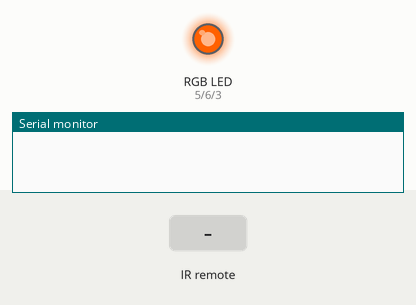
Bench run of a sketch on a simulated Arduino Uno, built with avr-gcc and run on an emulated ATmega328P. Parts: an RGB LED mixed from three pins (HIGH = lit), the last lines printed to the serial monitor. The inputs (shaded band) are chosen by the test bench. Random numbers use the default seed unless the sketch sets one.

Above: at 1.2 s.
1.3 s: infrared code 0x2 received
At 1.7 s:
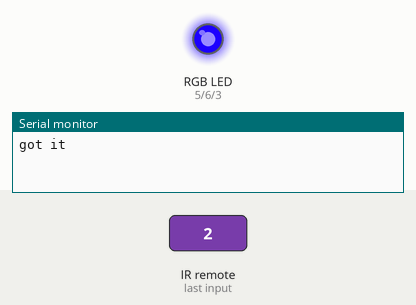
At 2.2 s:
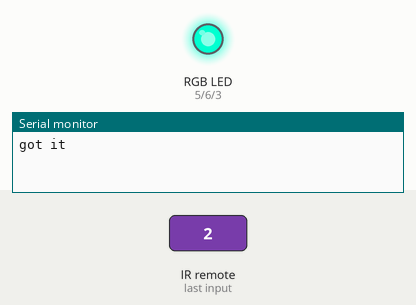
Timing chart, 0 to 25.3 s (numbered marks = the images above; inputs shaded):
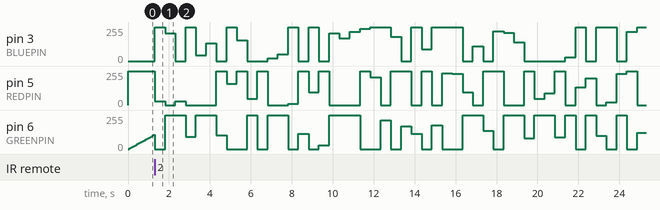

The sketch:

LEDS.ino
```cpp
#include <RCSwitch.h>
#include "Control.h"
#include "receiver.h"

#define RECEIVER_PIN 2
#define DEVICE_ID 2
#define WHITE_CMD 0
#define SWIRL_CMD 1
#define PARTY_CMD 2

#define REDPIN 5
#define GREENPIN 6
#define BLUEPIN 3

#define SPEED 50     // loop delay in ms

//We want to switch colors every second. SPEED is in ms
static int partyModeMaxCycles = 10;

typedef enum Mode {
    WHITE,
    PARTY,
    SWIRL
} Mode;

Control *leds;
RFMessage *message;
Receiver *receiver;
Mode mode;

void swirl();

void setup() {
  Serial.begin(9600);
  leds = new Control(REDPIN, GREENPIN, BLUEPIN);
  receiver = new Receiver(RECEIVER_PIN, DEVICE_ID);
  message = NULL;
  mode = SWIRL;
}

void loop() {
  checkCommands();

  switch(mode) {
    case SWIRL:
      swirl();
      break;
    case PARTY:
      party();
      break;
    case WHITE:
      white();
      break;
  }

  delay(SPEED);
}

void checkCommands() {
  if(receiver->check(&message)) {
      //We have a new message!
      switch(message->data) {
        case PARTY_CMD:
          mode = PARTY;
          break;
        case SWIRL_CMD:
          mode = SWIRL;
          break;
        case WHITE_CMD:
          mode = WHITE;
          break;
      }
  }
}

int swirlHue = 0;
void swirl()
{
  swirlHue = swirlHue % 360;
  leds->sendHSV((double)swirlHue/360, 1, 1);
  swirlHue++;
}


void party()
{
  static int cycles = 0; //used to slow down the switching of colors
  if(cycles == 0) {
    leds->sendHSV(((double)random(0,360))/360, 1, 1);
  }
  cycles = (cycles + 1) % partyModeMaxCycles; //increment with wraparound
}

void white()
{
  leds->sendRGB(255,255,255);
}
```

Control.cpp
```cpp
#include "Control.h"

Control::Control(int redPin, int greenPin, int bluePin)
{
  this->redPin = redPin;
  this->greenPin = greenPin;
  this->bluePin = bluePin;

  pinMode(redPin, OUTPUT);
  pinMode(greenPin, OUTPUT);
  pinMode(bluePin, OUTPUT);
}

void Control::sendWhite()
{
  analogWrite(redPin, 255);
  analogWrite(greenPin, 255);
  analogWrite(bluePin, 255);
}

void Control::sendRGB(unsigned char r, unsigned char g, unsigned char b)
{
  analogWrite(redPin, r);
  analogWrite(greenPin, g);
  analogWrite(bluePin, b);
}

void Control::sendHSV(double hue, double saturation, double value)
{
    byte rgb[3];
    converter.hsvToRgb(hue, saturation, value, rgb);
    sendRGB(rgb[0], rgb[1], rgb[2]);
}

void Control::sendHSL(double hue, double saturation, double l)
{
    byte rgb[3];
    converter.hslToRgb(hue, saturation, l, rgb);
    sendRGB(rgb[0], rgb[1], rgb[2]);
}
```

Control.h
```cpp
#ifndef CONTROL_H
#define CONTROL_H

#include "RGBConverter.h"
#include "Arduino.h"

class Control
{
  public:
    Control(int redPin, int greenPin, int bluePin);

    void sendWhite();
    void sendRGB(unsigned char r, unsigned char g, unsigned char b);
    void sendHSV(double hue, double saturation, double value);
    void sendHSL(double hue, double saturation, double l);

  private:
    int redPin, greenPin, bluePin;
    RGBConverter converter;
};

#endif
```

RGBConverter.cpp
```cpp
/*
 * RGBConverter.h - Arduino library for converting between RGB, HSV and HSL
 *
 * Ported from the Javascript at http://mjijackson.com/2008/02/rgb-to-hsl-and-rgb-to-hsv-color-model-conversion-algorithms-in-javascript
 * The hard work was Michael's, all the bugs are mine.
 *
 * Robert Atkins, December 2010 (ratkins_at_fastmail_dot_fm).
 *
 * https://github.com/ratkins/RGBConverter
 *
 */
#include "RGBConverter.h"

/**
 * Converts an RGB color value to HSL. Conversion formula
 * adapted from http://en.wikipedia.org/wiki/HSL_color_space.
 * Assumes r, g, and b are contained in the set [0, 255] and
 * returns h, s, and l in the set [0, 1].
 *
 * @param   Number  r       The red color value
 * @param   Number  g       The green color value
 * @param   Number  b       The blue color value
 * @return  Array           The HSL representation
 */
void RGBConverter::rgbToHsl(byte r, byte g, byte b, double hsl[]) {
    double rd = (double) r/255;
    double gd = (double) g/255;
    double bd = (double) b/255;
    double max = threeway_max(rd, gd, bd);
    double min = threeway_min(rd, gd, bd);
    double h, s, l = (max + min) / 2;

    if (max == min) {
        h = s = 0; // achromatic
    } else {
        double d = max - min;
        s = l > 0.5 ? d / (2 - max - min) : d / (max + min);
        if (max == rd) {
            h = (gd - bd) / d + (gd < bd ? 6 : 0);
        } else if (max == gd) {
            h = (bd - rd) / d + 2;
        } else if (max == bd) {
            h = (rd - gd) / d + 4;
        }
        h /= 6;
    }
    hsl[0] = h;
    hsl[1] = s;
    hsl[2] = l;
}

/**
 * Converts an HSL color value to RGB. Conversion formula
 * adapted from http://en.wikipedia.org/wiki/HSL_color_space.
 * Assumes h, s, and l are contained in the set [0, 1] and
 * returns r, g, and b in the set [0, 255].
 *
 * @param   Number  h       The hue
 * @param   Number  s       The saturation
 * @param   Number  l       The lightness
 * @return  Array           The RGB representation
 */
void RGBConverter::hslToRgb(double h, double s, double l, byte rgb[]) {
    double r, g, b;

    if (s == 0) {
        r = g = b = l; // achromatic
    } else {
        double q = l < 0.5 ? l * (1 + s) : l + s - l * s;
        double p = 2 * l - q;
        r = RGBConverter::hue2rgb(p, q, h + 1/3.0);
        g = RGBConverter::hue2rgb(p, q, h);
        b = RGBConverter::hue2rgb(p, q, h - 1/3.0);
    }

    rgb[0] = r * 255;
    rgb[1] = g * 255;
    rgb[2] = b * 255;
}

/**
 * Converts an RGB color value to HSV. Conversion formula
 * adapted from http://en.wikipedia.org/wiki/HSV_color_space.
 * Assumes r, g, and b are contained in the set [0, 255] and
 * returns h, s, and v in the set [0, 1].
 *
 * @param   Number  r       The red color value
 * @param   Number  g       The green color value
 * @param   Number  b       The blue color value
 * @return  Array           The HSV representation
 */
void RGBConverter::rgbToHsv(byte r, byte g, byte b, double hsv[]) {
    double rd = (double) r/255;
    double gd = (double) g/255;
    double bd = (double) b/255;
    double max = threeway_max(rd, gd, bd), min = threeway_min(rd, gd, bd);
    double h, s, v = max;

    double d = max - min;
    s = max == 0 ? 0 : d / max;

    if (max == min) {
        h = 0; // achromatic
    } else {
        if (max == rd) {
            h = (gd - bd) / d + (gd < bd ? 6 : 0);
        } else if (max == gd) {
            h = (bd - rd) / d + 2;
        } else if (max == bd) {
            h = (rd - gd) / d + 4;
        }
        h /= 6;
    }

    hsv[0] = h;
    hsv[1] = s;
    hsv[2] = v;
}

/**
 * Converts an HSV color value to RGB. Conversion formula
 * adapted from http://en.wikipedia.org/wiki/HSV_color_space.
 * Assumes h, s, and v are contained in the set [0, 1] and
 * returns r, g, and b in the set [0, 255].
 *
 * @param   Number  h       The hue
 * @param   Number  s       The saturation
 * @param   Number  v       The value
 * @return  Array           The RGB representation
 */
void RGBConverter::hsvToRgb(double h, double s, double v, byte rgb[]) {
    double r, g, b;

    int i = int(h * 6);
    double f = h * 6 - i;
    double p = v * (1 - s);
    double q = v * (1 - f * s);
    double t = v * (1 - (1 - f) * s);

    switch(i % 6){
        case 0: r = v, g = t, b = p; break;
        case 1: r = q, g = v, b = p; break;
        case 2: r = p, g = v, b = t; break;
        case 3: r = p, g = q, b = v; break;
        case 4: r = t, g = p, b = v; break;
        case 5: r = v, g = p, b = q; break;
    }

    rgb[0] = r * 255;
    rgb[1] = g * 255;
    rgb[2] = b * 255;
}

double RGBConverter::threeway_max(double a, double b, double c) {
    return max(a, max(b, c));
}

double RGBConverter::threeway_min(double a, double b, double c) {
    return min(a, min(b, c));
}

double RGBConverter::hue2rgb(double p, double q, double t) {
    if(t < 0) t += 1;
    if(t > 1) t -= 1;
    if(t < 1/6.0) return p + (q - p) * 6 * t;
    if(t < 1/2.0) return q;
    if(t < 2/3.0) return p + (q - p) * (2/3.0 - t) * 6;
    return p;
}
```

RGBConverter.h
```cpp
/*
 * RGBConverter.h - Arduino library for converting between RGB, HSV and HSL
 *
 * Ported from the Javascript at http://mjijackson.com/2008/02/rgb-to-hsl-and-rgb-to-hsv-color-model-conversion-algorithms-in-javascript
 * The hard work was Michael's, all the bugs are mine.
 *
 * Robert Atkins, December 2010 (ratkins_at_fastmail_dot_fm).
 *
 * https://github.com/ratkins/RGBConverter
 *
 */
#ifndef RGBConverter_h
#define RGBConverter_h

#if (ARDUINO >= 100)
 #include <Arduino.h>
#else
 #include <Arduino.h>
#endif

class RGBConverter {

public:
    /**
     * Converts an RGB color value to HSL. Conversion formula
     * adapted from http://en.wikipedia.org/wiki/HSL_color_space.
     * Assumes r, g, and b are contained in the set [0, 255] and
     * returns h, s, and l in the set [0, 1].
     *
     * @param   byte    r       The red color value
     * @param   byte    g       The green color value
     * @param   byte    b       The blue color value
     * @param   double  hsl[]   The HSL representation
     */
    void rgbToHsl(byte r, byte g, byte b, double hsl[]);

    /**
     * Converts an HSL color value to RGB. Conversion formula
     * adapted from http://en.wikipedia.org/wiki/HSL_color_space.
     * Assumes h, s, and l are contained in the set [0, 1] and
     * returns r, g, and b in the set [0, 255].
     *
     * @param   double  h       The hue
     * @param   double  s       The saturation
     * @param   double  l       The lightness
     * @return  byte    rgb[]   The RGB representation
     */
    void hslToRgb(double h, double s, double l, byte rgb[]);

    /**
     * Converts an RGB color value to HSV. Conversion formula
     * adapted from http://en.wikipedia.org/wiki/HSV_color_space.
     * Assumes r, g, and b are contained in the set [0, 255] and
     * returns h, s, and v in the set [0, 1].
     *
     * @param   byte  r       The red color value
     * @param   byte  g       The green color value
     * @param   byte  b       The blue color value
     * @return  double hsv[]  The HSV representation
     */
    void rgbToHsv(byte r, byte g, byte b, double hsv[]);

    /**
     * Converts an HSV color value to RGB. Conversion formula
     * adapted from http://en.wikipedia.org/wiki/HSV_color_space.
     * Assumes h, s, and v are contained in the set [0, 1] and
     * returns r, g, and b in the set [0, 255].
     *
     * @param   double  h       The hue
     * @param   double  s       The saturation
     * @param   double  v       The value
     * @return  byte    rgb[]   The RGB representation
     */
    void hsvToRgb(double h, double s, double v, byte rgb[]);

private:
    double threeway_max(double a, double b, double c);
    double threeway_min(double a, double b, double c);
    double hue2rgb(double p, double q, double t);
};

#endif
```

receiver.cpp
```cpp
#include "receiver.h"

Receiver::Receiver(int interruptNumber, uint8_t deviceID) {
    rf.enableReceive(digitalPinToInterrupt(interruptNumber));

    this->deviceID = deviceID;
    this->prevMessage = NULL;
}

bool Receiver::check(RFMessage** output) {
    //If nothing available, return false
    if(!rf.available()){
        return false;
    }

    uint32_t raw = rf.getReceivedValue();
    rf.resetAvailable();

    Serial.println("got it");

    //Message available, convert and save in our currentMessage
    RFMessage *newMessage = intToRFMessage(raw);

    //If its not for us, ignore
    if(newMessage->destinationID != deviceID) {
        return false;
    }

    //If we just got this message or if this is the first one, ignore
    if(prevMessage != NULL && prevMessage->messageID == newMessage->messageID) {
      Serial.println("ignoring");
        //return false;
    }

    //tell the output about the currentMessage
    *output = newMessage;
    delete prevMessage; //delete the old previous message
    prevMessage = newMessage; //Save the new previous message

    return true;
}

RFMessage *Receiver::intToRFMessage(uint32_t input) {
    return new RFMessage {
        input & 0xFF000000 >> 24,
        input & 0x00FF0000 >> 16,
        input & 0x0000FF00 >> 8,
        input & 0x000000FF
    };
}
```

receiver.h
```cpp
#ifndef RECEIVER_H
#define RECEIVER_H

#include "RCSwitch.h"

//TODO define command ids somewhere??

typedef struct RFMessage {
    uint8_t messageID;
    uint8_t senderID;
    uint8_t destinationID;
    uint8_t data;
} RFMessage;

class Receiver
{
  public:
    Receiver(int interruptNumber, uint8_t deviceID);
    //Checks if a message is available. if so, it returns true and
    //populates "output" with the data
    bool check(RFMessage** output);

  private:
    uint8_t deviceID;
    RCSwitch rf;
    RFMessage *prevMessage;

    //convert 32 bit int to RFMessage struct
    RFMessage *intToRFMessage(uint32_t input);
};

#endif
```
